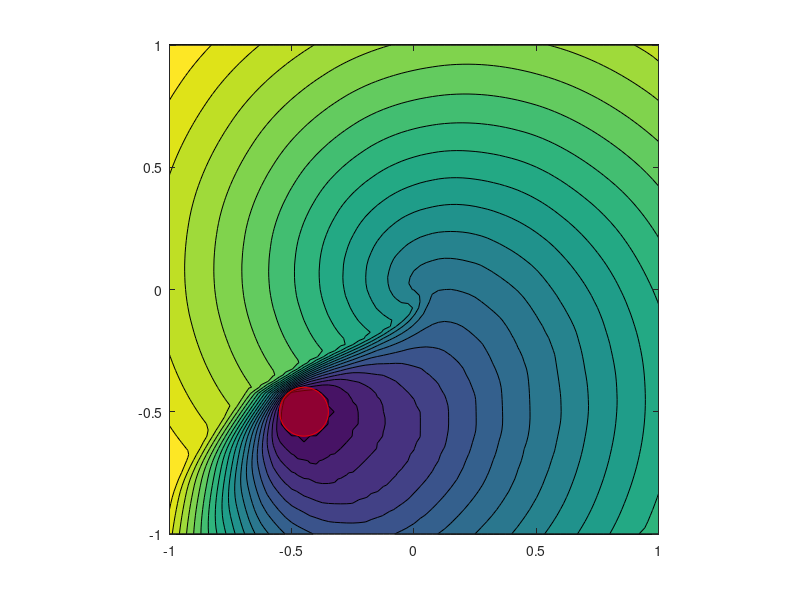

MATLAB code for this plot: (Note: this script raises an error after producing the figure.)
clc
clear 
close all

load("FiniteHorizonData.mat");
V = Vt; 
h = dt;

theta = linspace(0,2*pi,150);
xp = xc + radius*cos(theta);
yp = yc + radius*sin(theta);
f1 = figure;
[~,Cont] = contourf(X,Y,log(V(:,:,1)+1),20); 
hold on
fi = fill(xp,yp,'r', 'FaceAlpha', 0.4, 'EdgeColor', 'r'); 
axis square
axis xy

[x_click,y_click] = ginput(1);
[~, idx] = min(abs(x- x_click));
[~, idy] = min(abs(x - y_click));
xn = [x(idx) x(idy)];
plot(xn(1),xn(2),'bo',"Color",'r','LineWidth',3)
drawnow
hold on
disp("Punto iniziale = [" + xn(1) + " " + xn(2) + "]")

p = plot(xn(1),xn(2),"k.-",'Color','r',LineWidth=2.5,MarkerSize=15);
title("Optimal Control");
legend("V function","Target","Trajectory")
xlim([-1,1]);
ylim([-1,1]);

it1max = 100;
it1 = 0;
arg = 1e3*ones(Na,1);
s = 0;
n = 1;
while (xn(1) - xc)^2 + (xn(2) - yc)^2 > radius^2 && it1 < it1max && s < Tf
    for m = 1:Na
        xn1 = xn + h*f(xn(1),xn(2),A(m,:));
        if xn1(1) >= 1 || xn1(1) <= -1 || xn1(2) >= 1 || xn1(2) <= -1
            continue;
        else
            [xi,yi] = findcell(xn1,dx);
            Ci = round((xi+1)/dx) +1;
            Cj = round((yi+1)/dx) +1;
            Vc = [V(Ci,Cj,n) V(Ci+1,Cj,n) V(Ci,Cj+1,n) V(Ci+1,Cj+1,n)];
            Vm = interp((xn1(1) - xi)/dx,(xn1(2) - yi)/dx,Vc);
            arg(m) = (Vm + h*l(xn(1),xn(2),A(m,:)));
        end   
    end
    s = s+h;
    [~, idx] = min(arg);
    xn = xn + h*f(xn(1), xn(2), A(idx,:));
    arg = 1e3*ones(Na,1);
    p.XData = [p.XData xn(1)];
    p.YData = [p.YData xn(2)];
    title("T= "+ s);
    Cont.ZData = log(V(:,:,n+1)+1);
    drawnow;
    pause(0.05);
    it1 = it1+1;
    n = n+1;
end

function [xi,yi] = findcell(x,dx)
        k = (x(1)+1)/dx;
        l = (x(2)+1)/dx;
        xi = floor(k)*dx -1;
        yi = floor(l)*dx -1;
end
